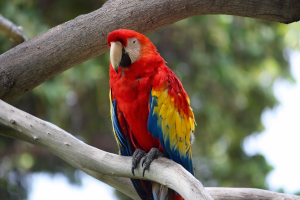
#> input picture autorgb/sample_images/parrot.png, 300 x 200 px
$ python recolor.py sample_images/2d_gradient.png sample_images/parrot.png out.png
#> lines starting #> are read from the running program, lines starting #| are printed output that depends on the picture
#!/usr/bin/python3

# AutoHSV
# by Joshua Jay Salazar
# Released under the GNU General Public License

import sys
import colorsys
from PIL import Image
import os

import colors # Import python file with list of colors


# Parse the arguments given
PREFIX = sys.argv[1]
FILE = sys.argv[2]
DEST = sys.argv[3]

# Open an Image
def open_image(path):
#> called with path = 'sample_images/parrot.png'
    newImage = Image.open(path)
#> newImage is the input picture: PIL image 300x200 RGBA; mean R, G, B, A 120.4, 112.1, 95.1, 255
    return newImage

# Save Image
def save_image(image, path):
    image.save(path, 'png')

# Create a new image with the given size
def create_image(i, j):
    image = Image.new("RGBA", (i, j), "white")
    return image

# Get the pixel from the given image
def get_pixel(image, i, j):
    # Inside image bounds?
    width, height = image.size
    if i > width or j > height:
        return None

    # Get Pixel
    pixel = image.getpixel((i, j))
    return pixel

def convert_image(image, h_adjust, s_adjust, v_adjust):
    # Get size
    width, height = image.size

    # Create new Image and a Pixel Map
    new = create_image(width, height)
    pixels = new.load()

    # Apply HSV filter
    for i in range(width):
        for j in range(height):
            # Get Pixel
            pixel = get_pixel(image, i, j)

            # Get RGBA values (This are int from 0 to 255)
            r = pixel[0]
            g = pixel[1]
            b = pixel[2]
            a = pixel[3]

            # Convert to HSV space
            h ,s, v = colorsys.rgb_to_hsv(r/255., g/255., b/255.)

            # Convert each value to the value in the list
            h = h_adjust/360
            s = s * s_adjust/100.
            v = v * v_adjust/100.

            # Convert back to RGB
            r, g, b = colorsys.hsv_to_rgb(h, s, v)

            # Set Pixel in new image
            pixels[i, j] = (int(r * 255.9999), int(g * 255.9999), int(b * 255.9999), a)

    # Return the converted image
    return new


##### Main #####
if __name__ == "__main__":
    # Load Image (JPEG/JPG needs libjpeg to load)
    original = open_image(FILE)

    # Convert image for each value in colors.py
    image_number = 1
    for value in colors.COLORS:
        new = convert_image(original, value[1], value[2], value[3])

        image_string = str(image_number)
        if image_number < 10:
            image_string = "0" + image_string

        output = os.path.join(DEST, PREFIX + image_string + "_" + value[0] + ".png")
        save_image(new, output)
        image_number += 1
#> this loop made 3 passes
#> pass 1, `new = convert_image(original, value[1], value[2], value[3])`:
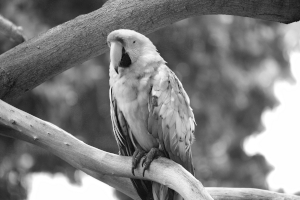
#> new: PIL image 300x200 RGBA; mean R, G, B, A 128.1, 128.1, 128.1, 255
#> pass 2, `new = convert_image(original, value[1], value[2], value[3])`:
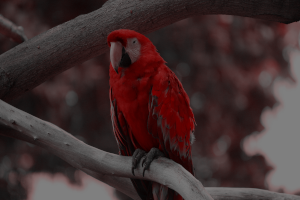
#> new: PIL image 300x200 RGBA; mean R, G, B, A 63.8, 45.6, 45.6, 255
#> pass 3, `new = convert_image(original, value[1], value[2], value[3])`:
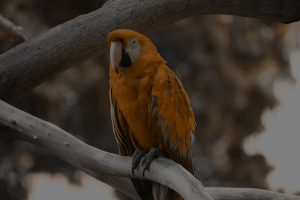
#> new: PIL image 300x200 RGBA; mean R, G, B, A 63.8, 54.6, 45.6, 255
